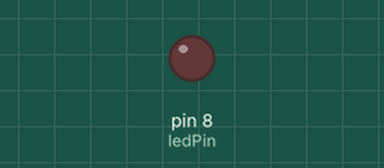
Recording of a sketch running on a simulated Arduino Uno, built with avr-gcc and run on an emulated ATmega328P. Shown: output pins drawn as LEDs (lit = HIGH).

Above: at 1.3 s.
At 3.5 s:
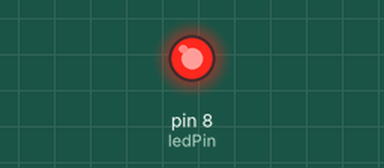
Timing chart, 0 to 7.8 s (numbered marks = the images above):
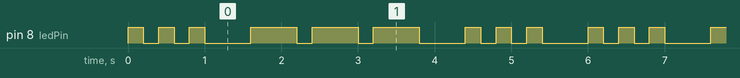

Measured:
- by itself, pin 8 (ledPin): repeats every 6.0 s: 2 × (LOW 0.20 s, HIGH 0.20 s), LOW 0.60 s, 2 × (HIGH 0.60 s, LOW 0.20 s), HIGH 0.60 s, LOW 0.60 s, 2 × (HIGH 0.20 s, LOW 0.20 s), HIGH 0.20 s, LOW 0.60 s, HIGH 0.20 s
- by itself, everything shown: repeats every 6.0 s, in 18 steps

The sketch:

sketch.ino
```cpp
 int ledPin = 8;
int dotDelay = 200;

void setup() {

  pinMode(ledPin, OUTPUT);

  // put your setup code here, to run once:


}

void loop() {
  // put your main code here, to run repeatedly:
   //s
 digitalWrite(ledPin, HIGH);
  delay(dotDelay);
  digitalWrite(ledPin, LOW);
  delay(dotDelay);


digitalWrite(ledPin, HIGH);
  delay(dotDelay);
  digitalWrite(ledPin, LOW);
  delay(dotDelay);


 digitalWrite(ledPin, HIGH);
  delay(dotDelay);
  digitalWrite(ledPin, LOW);


  delay(3*dotDelay);


  //o
  digitalWrite(ledPin, HIGH);
  delay(3*dotDelay);
  digitalWrite(ledPin, LOW);
  delay(dotDelay);

  digitalWrite(ledPin, HIGH);
  delay(3*dotDelay);
  digitalWrite(ledPin, LOW);
  delay(dotDelay);

  digitalWrite(ledPin, HIGH);
  delay(3*dotDelay);
  digitalWrite(ledPin, LOW);


  delay(3*dotDelay);

//s
digitalWrite(ledPin, HIGH);
  delay(dotDelay);
  digitalWrite(ledPin, LOW);
  delay(dotDelay);


digitalWrite(ledPin, HIGH);
  delay(dotDelay);
  digitalWrite(ledPin, LOW);
  delay(dotDelay);


 digitalWrite(ledPin, HIGH);
  delay(dotDelay);
  digitalWrite(ledPin, LOW);


  delay(3*dotDelay);


}
```
